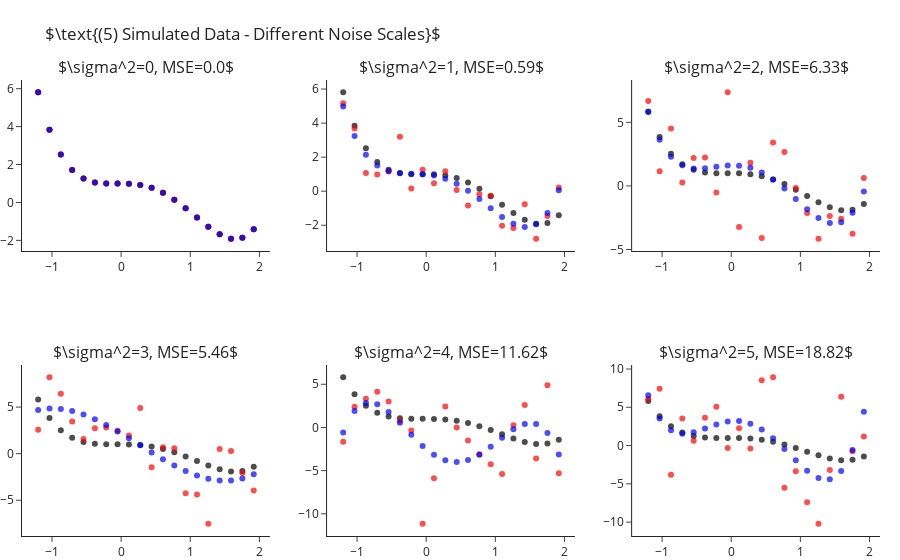

Write notebook code for a chart like this one.
### Markdown cell above
How is it that we are able to fit "better" models for $k$s larger than the true one? As we increase $k$ we enable the model
more "degrees of freedom" to try and adapt itself to the observed data. The higher $k$ the more the learner will "go after
the noise" and miss the real signal of the data. In other words, what we have just observed is what is known as **overfitting**.

Later in the course we will learn methods for detection and avoidance of overfitting.


## Fitting Polynomial Over Different Sample Noise Levels

Next, let us set $k=4$ (the true values) and study the outputted models when training over different noise levels. Though
we will only be changing the scale of the noise (i.e. the variance, $\sigma^2$), changing other properties such as its
distribution is interesting too. As we would expect, as we increase the scale of the noise our error increases. We can
observe this also in a visual manner, where the fitted polynomial (in blue) less and less resembles the actual model (in black).

### Code cell
scales = range(6)
fig = make_subplots(2, 3, subplot_titles=list(map(str, scales)))
for i, s in enumerate(scales):
    r,c = i//3+1, i%3+1
    
    y = y_ + np.random.normal(scale=s, size=len(y_))
    y_hat = make_pipeline(PolynomialFeatures(4), LinearRegression(fit_intercept=False)).fit(X, y).predict(X)

    fig.add_traces([go.Scatter(x=x, y=y_, mode="markers", name="Real Points",  marker=dict(color="black", opacity=.7), showlegend=False),
                    go.Scatter(x=x, y=y, mode="markers", name="Observed Points",  marker=dict(color="red", opacity=.7), showlegend=False),
                    go.Scatter(x=x, y=y_hat, mode="markers", name="Predicted Points",  marker=dict(color="blue", opacity=.7), showlegend=False)], rows=r, cols=c)
    fig["layout"]["annotations"][i]["text"] = rf"$\sigma^2={{0}}, MSE={{1}}$".format(s, rou=nd(np.mean((y-y_hat)**2), 2))

fig.update_layout(title=r"$\text{(5) Simulated Data - Different Noise Scales}$", margin=dict(t=80)).show()

### Figure 1 — Plotly figure (JSON) as saved in the notebook; plotly's stock layout.template omitted (floating-point values rounded to 4 significant figures)
{"data": [{"marker": {"color": "black", "opacity": 0.7}, "mode": "markers", "name": "Real Points", "showlegend": false, "type": "scatter", "x": [-1.2, -1.036, -0.8718, -0.7077, -0.5436, -0.3795, -0.2154, -0.05128, 0.1128, 0.2769, 0.441, 0.6051, 0.7692, 0.9333, 1.097, 1.262, 1.426, 1.59, 1.754, 1.918], "xaxis": "x", "y": [5.81, 3.838, 2.523, 1.709, 1.261, 1.058, 0.9989, 0.999, 0.9909, 0.9251, 0.769, 0.5078, 0.1439, -0.3028, -0.7951, -1.278, -1.68, -1.912, -1.866, -1.418], "yaxis": "y"}, {"marker": {"color": "red", "opacity": 0.7}, "mode": "markers", "name": "Observed Points", "showlegend": false, "type": "scatter", "x": [-1.2, -1.036, -0.8718, -0.7077, -0.5436, -0.3795, -0.2154, -0.05128, 0.1128, 0.2769, 0.441, 0.6051, 0.7692, 0.9333, 1.097, 1.262, 1.426, 1.59, 1.754, 1.918], "xaxis": "x", "y": [5.81, 3.838, 2.523, 1.709, 1.261, 1.058, 0.9989, 0.999, 0.9909, 0.9251, 0.769, 0.5078, 0.1439, -0.3028, -0.7951, -1.278, -1.68, -1.912, -1.866, -1.418], "yaxis": "y"}, {"marker": {"color": "blue", "opacity": 0.7}, "mode": "markers", "name": "Predicted Points", "showlegend": false, "type": "scatter", "x": [-1.2, -1.036, -0.8718, -0.7077, -0.5436, -0.3795, -0.2154, -0.05128, 0.1128, 0.2769, 0.441, 0.6051, 0.7692, 0.9333, 1.097, 1.262, 1.426, 1.59, 1.754, 1.918], "xaxis": "x", "y": [5.81, 3.838, 2.523, 1.709, 1.261, 1.058, 0.9989, 0.999, 0.9909, 0.9251, 0.769, 0.5078, 0.1439, -0.3028, -0.7951, -1.278, -1.68, -1.912, -1.866, -1.418], "yaxis": "y"}, {"marker": {"color": "black", "opacity": 0.7}, "mode": "markers", "name": "Real Points", "showlegend": false, "type": "scatter", "x": [-1.2, -1.036, -0.8718, -0.7077, -0.5436, -0.3795, -0.2154, -0.05128, 0.1128, 0.2769, 0.441, 0.6051, 0.7692, 0.9333, 1.097, 1.262, 1.426, 1.59, 1.754, 1.918], "xaxis": "x2", "y": [5.81, 3.838, 2.523, 1.709, 1.261, 1.058, 0.9989, 0.999, 0.9909, 0.9251, 0.769, 0.5078, 0.1439, -0.3028, -0.7951, -1.278, -1.68, -1.912, -1.866, -1.418], "yaxis": "y2"}, {"marker": {"color": "red", "opacity": 0.7}, "mode": "markers", "name": "Observed Points", "showlegend": false, "type": "scatter", "x": [-1.2, -1.036, -0.8718, -0.7077, -0.5436, -0.3795, -0.2154, -0.05128, 0.1128, 0.2769, 0.441, 0.6051, 0.7692, 0.9333, 1.097, 1.262, 1.426, 1.59, 1.754, 1.918], "xaxis": "x2", "y": [5.166, 3.689, 1.064, 0.9743, 1.156, 3.198, 0.1583, 1.262, 0.4699, 1.172, 0.0708, -0.8428, -0.179, -0.2663, -2.03, -2.156, -0.7614, -2.791, -1.45, 0.2183], "yaxis": "y2"}, {"marker": {"color": "blue", "opacity": 0.7}, "mode": "markers", "name": "Predicted Points", "showlegend": false, "type": "scatter", "x": [-1.2, -1.036, -0.8718, -0.7077, -0.5436, -0.3795, -0.2154, -0.05128, 0.1128, 0.2769, 0.441, 0.6051, 0.7692, 0.9333, 1.097, 1.262, 1.426, 1.59, 1.754, 1.918], "xaxis": "x2", "y": [4.977, 3.244, 2.144, 1.509, 1.191, 1.066, 1.03, 1.0, 0.915, 0.7345, 0.4397, 0.033, -0.4618, -0.9999, -1.515, -1.92, -2.105, -1.941, -1.277, 0.06022], "yaxis": "y2"}, {"marker": {"color": "black", "opacity": 0.7}, "mode": "markers", "name": "Real Points", "showlegend": false, "type": "scatter", "x": [-1.2, -1.036, -0.8718, -0.7077, -0.5436, -0.3795, -0.2154, -0.05128, 0.1128, 0.2769, 0.441, 0.6051, 0.7692, 0.9333, 1.097, 1.262, 1.426, 1.59, 1.754, 1.918], "xaxis": "x3", "y": [5.81, 3.838, 2.523, 1.709, 1.261, 1.058, 0.9989, 0.999, 0.9909, 0.9251, 0.769, 0.5078, 0.1439, -0.3028, -0.7951, -1.278, -1.68, -1.912, -1.866, -1.418], "yaxis": "y3"}, {"marker": {"color": "red", "opacity": 0.7}, "mode": "markers", "name": "Observed Points", "showlegend": false, "type": "scatter", "x": [-1.2, -1.036, -0.8718, -0.7077, -0.5436, -0.3795, -0.2154, -0.05128, 0.1128, 0.2769, 0.441, 0.6051, 0.7692, 0.9333, 1.097, 1.262, 1.426, 1.59, 1.754, 1.918], "xaxis": "x3", "y": [6.684, 1.152, 4.516, 0.2687, 2.196, 2.241, -0.5192, 7.362, -3.224, 1.818, -4.095, 3.421, 2.658, -0.1697, -2.132, -4.152, -2.373, -2.575, -3.771, 0.6246], "yaxis": "y3"}, {"marker": {"color": "blue", "opacity": 0.7}, "mode": "markers", "name": "Predicted Points", "showlegend": false, "type": "scatter", "x": [-1.2, -1.036, -0.8718, -0.7077, -0.5436, -0.3795, -0.2154, -0.05128, 0.1128, 0.2769, 0.441, 0.6051, 0.7692, 0.9333, 1.097, 1.262, 1.426, 1.59, 1.754, 1.918], "xaxis": "x3", "y": [5.85, 3.629, 2.301, 1.62, 1.376, 1.387, 1.503, 1.601, 1.594, 1.423, 1.057, 0.5014, -0.2127, -1.021, -1.83, -2.515, -2.92, -2.859, -2.115, -0.4417], "yaxis": "y3"}, {"marker": {"color": "black", "opacity": 0.7}, "mode": "markers", "name": "Real Points", "showlegend": false, "type": "scatter", "x": [-1.2, -1.036, -0.8718, -0.7077, -0.5436, -0.3795, -0.2154, -0.05128, 0.1128, 0.2769, 0.441, 0.6051, 0.7692, 0.9333, 1.097, 1.262, 1.426, 1.59, 1.754, 1.918], "xaxis": "x4", "y": [5.81, 3.838, 2.523, 1.709, 1.261, 1.058, 0.9989, 0.999, 0.9909, 0.9251, 0.769, 0.5078, 0.1439, -0.3028, -0.7951, -1.278, -1.68, -1.912, -1.866, -1.418], "yaxis": "y4"}, {"marker": {"color": "red", "opacity": 0.7}, "mode": "markers", "name": "Observed Points", "showlegend": false, "type": "scatter", "x": [-1.2, -1.036, -0.8718, -0.7077, -0.5436, -0.3795, -0.2154, -0.05128, 0.1128, 0.2769, 0.441, 0.6051, 0.7692, 0.9333, 1.097, 1.262, 1.426, 1.59, 1.754, 1.918], "xaxis": "x4", "y": [2.581, 8.2, 6.422, 3.454, 1.588, 2.73, 2.809, 2.465, 1.959, 4.909, -1.471, 0.7021, 0.5772, -4.259, -4.382, -7.52, 0.495, 0.2794, -2.069, -3.961], "yaxis": "y4"}, {"marker": {"color": "blue", "opacity": 0.7}, "mode": "markers", "name": "Predicted Points", "showlegend": false, "type": "scatter", "x": [-1.2, -1.036, -0.8718, -0.7077, -0.5436, -0.3795, -0.2154, -0.05128, 0.1128, 0.2769, 0.441, 0.6051, 0.7692, 0.9333, 1.097, 1.262, 1.426, 1.59, 1.754, 1.918], "xaxis": "x4", "y": [4.694, 4.853, 4.807, 4.581, 4.201, 3.692, 3.081, 2.393, 1.655, 0.8926, 0.1324, -0.5991, -1.275, -1.87, -2.356, -2.706, -2.894, -2.892, -2.673, -2.21], "yaxis": "y4"}, {"marker": {"color": "black", "opacity": 0.7}, "mode": "markers", "name": "Real Points", "showlegend": false, "type": "scatter", "x": [-1.2, -1.036, -0.8718, -0.7077, -0.5436, -0.3795, -0.2154, -0.05128, 0.1128, 0.2769, 0.441, 0.6051, 0.7692, 0.9333, 1.097, 1.262, 1.426, 1.59, 1.754, 1.918], "xaxis": "x5", "y": [5.81, 3.838, 2.523, 1.709, 1.261, 1.058, 0.9989, 0.999, 0.9909, 0.9251, 0.769, 0.5078, 0.1439, -0.3028, -0.7951, -1.278, -1.68, -1.912, -1.866, -1.418], "yaxis": "y5"}, {"marker": {"color": "red", "opacity": 0.7}, "mode": "markers", "name": "Observed Points", "showlegend": false, "type": "scatter", "x": [-1.2, -1.036, -0.8718, -0.7077, -0.5436, -0.3795, -0.2154, -0.05128, 0.1128, 0.2769, 0.441, 0.6051, 0.7692, 0.9333, 1.097, 1.262, 1.426, 1.59, 1.754, 1.918], "xaxis": "x5", "y": [-1.65, 2.407, 3.331, 4.126, 2.997, 0.781, -0.3526, -11.15, -5.885, 2.437, 0.003376, -1.504, -3.091, -4.257, -5.386, 0.2538, 2.614, -3.606, 4.887, -5.293], "yaxis": "y5"}, {"marker": {"color": "blue", "opacity": 0.7}, "mode": "markers", "name": "Predicted Points", "showlegend": false, "type": "scatter", "x": [-1.2, -1.036, -0.8718, -0.7077, -0.5436, -0.3795, -0.2154, -0.05128, 0.1128, 0.2769, 0.441, 0.6051, 0.7692, 0.9333, 1.097, 1.262, 1.426, 1.59, 1.754, 1.918], "xaxis": "x5", "y": [-0.5702, 1.896, 2.834, 2.676, 1.801, 0.5354, -0.8493, -2.134, -3.154, -3.798, -4.006, -3.774, -3.151, -2.239, -1.193, -0.2215, 0.4121, 0.3924, -0.65, -3.138], "yaxis": "y5"}, {"marker": {"color": "black", "opacity": 0.7}, "mode": "markers", "name": "Real Points", "showlegend": false, "type": "scatter", "x": [-1.2, -1.036, -0.8718, -0.7077, -0.5436, -0.3795, -0.2154, -0.05128, 0.1128, 0.2769, 0.441, 0.6051, 0.7692, 0.9333, 1.097, 1.262, 1.426, 1.59, 1.754, 1.918], "xaxis": "x6", "y": [5.81, 3.838, 2.523, 1.709, 1.261, 1.058, 0.9989, 0.999, 0.9909, 0.9251, 0.769, 0.5078, 0.1439, -0.3028, -0.7951, -1.278, -1.68, -1.912, -1.866, -1.418], "yaxis": "y6"}, {"marker": {"color": "red", "opacity": 0.7}, "mode": "markers", "name": "Observed Points", "showlegend": false, "type": "scatter", "x": [-1.2, -1.036, -0.8718, -0.7077, -0.5436, -0.3795, -0.2154, -0.05128, 0.1128, 0.2769, 0.441, 0.6051, 0.7692, 0.9333, 1.097, 1.262, 1.426, 1.59, 1.754, 1.918], "xaxis": "x6", "y": [6.115, 7.43, -3.822, 3.529, 0.624, 3.626, 5.078, -0.3031, 2.272, -0.3761, 8.524, 8.917, -5.52, -3.34, -7.417, -10.21, -3.181, 6.386, -0.7374, 1.178], "yaxis": "y6"}, {"marker": {"color": "blue", "opacity": 0.7}, "mode": "markers", "name": "Predicted Points", "showlegend": false, "type": "scatter", "x": [-1.2, -1.036, -0.8718, -0.7077, -0.5436, -0.3795, -0.2154, -0.05128, 0.1128, 0.2769, 0.441, 0.6051, 0.7692, 0.9333, 1.097, 1.262, 1.426, 1.59, 1.754, 1.918], "xaxis": "x6", "y": [6.556, 3.525, 2.007, 1.54, 1.723, 2.222, 2.762, 3.136, 3.194, 2.856, 2.099, 0.9676, -0.4328, -1.933, -3.301, -4.24, -4.392, -3.336, -0.5861, 4.406], "yaxis": "y6"}], "layout": {"annotations": [{"font": {"size": 16}, "showarrow": false, "text": "$\\sigma^2=0, MSE=0.0$", "x": 0.1444, "xanchor": "center", "xref": "paper", "y": 1, "yanchor": "bottom", "yref": "paper"}, {"font": {"size": 16}, "showarrow": false, "text": "$\\sigma^2=1, MSE=0.59$", "x": 0.5, "xanchor": "center", "xref": "paper", "y": 1, "yanchor": "bottom", "yref": "paper"}, {"font": {"size": 16}, "showarrow": false, "text": "$\\sigma^2=2, MSE=6.33$", "x": 0.8556, "xanchor": "center", "xref": "paper", "y": 1, "yanchor": "bottom", "yref": "paper"}, {"font": {"size": 16}, "showarrow": false, "text": "$\\sigma^2=3, MSE=5.46$", "x": 0.1444, "xanchor": "center", "xref": "paper", "y": 0.375, "yanchor": "bottom", "yref": "paper"}, {"font": {"size": 16}, "showarrow": false, "text": "$\\sigma^2=4, MSE=11.62$", "x": 0.5, "xanchor": "center", "xref": "paper", "y": 0.375, "yanchor": "bottom", "yref": "paper"}, {"font": {"size": 16}, "showarrow": false, "text": "$\\sigma^2=5, MSE=18.82$", "x": 0.8556, "xanchor": "center", "xref": "paper", "y": 0.375, "yanchor": "bottom", "yref": "paper"}], "margin": {"t": 80}, "title": {"text": "$\\text{(5) Simulated Data - Different Noise Scales}$"}, "xaxis": {"anchor": "y", "domain": [0, 0.2889]}, "xaxis2": {"anchor": "y2", "domain": [0.3556, 0.6444]}, "xaxis3": {"anchor": "y3", "domain": [0.7111, 1]}, "xaxis4": {"anchor": "y4", "domain": [0, 0.2889]}, "xaxis5": {"anchor": "y5", "domain": [0.3556, 0.6444]}, "xaxis6": {"anchor": "y6", "domain": [0.7111, 1]}, "yaxis": {"anchor": "x", "domain": [0.625, 1]}, "yaxis2": {"anchor": "x2", "domain": [0.625, 1]}, "yaxis3": {"anchor": "x3", "domain": [0.625, 1]}, "yaxis4": {"anchor": "x4", "domain": [0, 0.375]}, "yaxis5": {"anchor": "x5", "domain": [0, 0.375]}, "yaxis6": {"anchor": "x6", "domain": [0, 0.375]}}}
